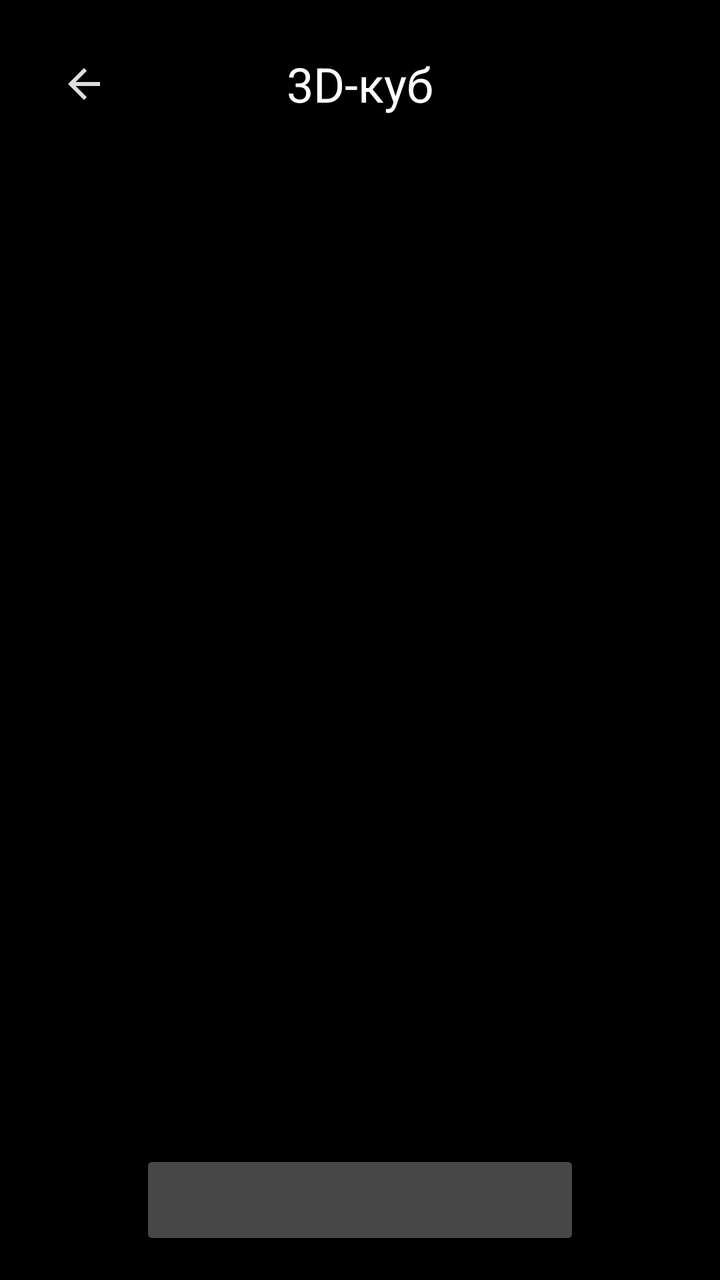
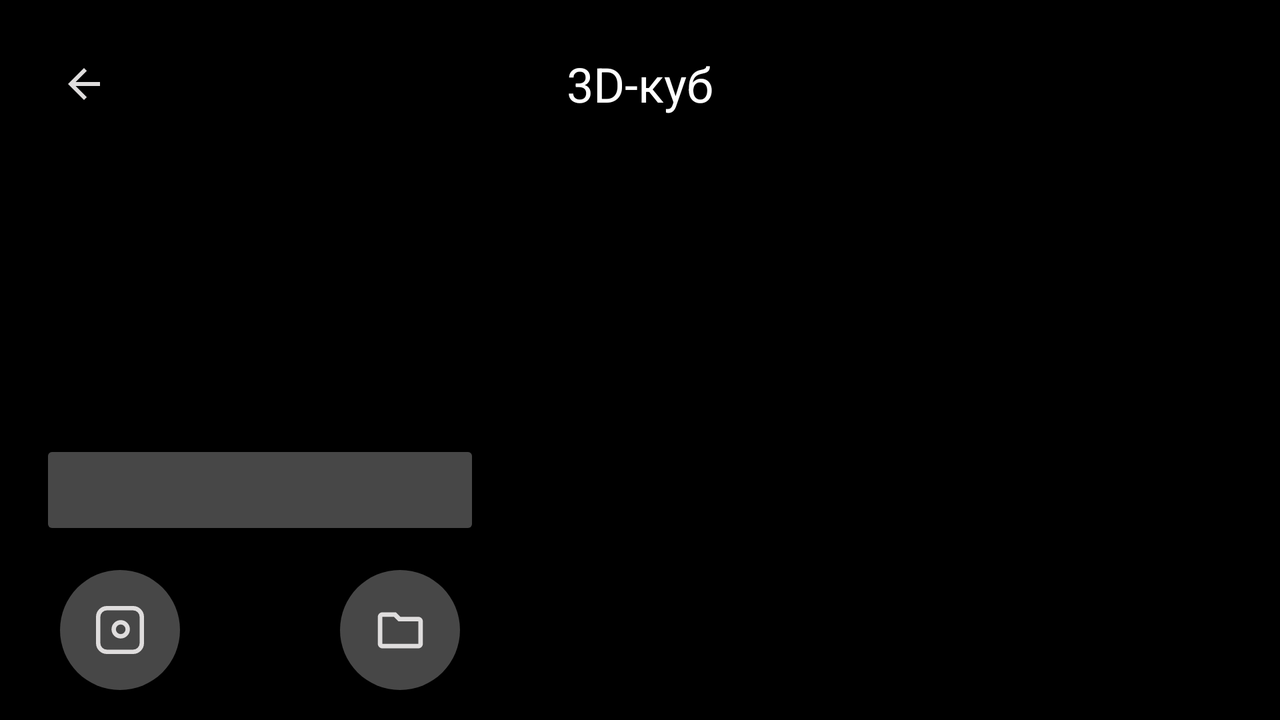

Compare how this app lays out the same screen by default and in its alternative resource folder. The renders come first, then the two layout files and the values they reference.
<!-- AndroidManifest.xml: application theme Theme.VISApp -->
<!-- res/layout/activity_cube.xml -->
<?xml version="1.0" encoding="utf-8"?>
<androidx.constraintlayout.widget.ConstraintLayout xmlns:android="http://schemas.android.com/apk/res/android"
    xmlns:app="http://schemas.android.com/apk/res-auto"
    xmlns:tools="http://schemas.android.com/tools"
    android:id="@+id/cubeActivity"
    android:layout_width="match_parent"
    android:layout_height="match_parent"
    android:background="@color/black"
    tools:context=".CubeActivity">

    <ImageButton
        android:id="@+id/cameraButton"
        android:layout_width="60dp"
        android:layout_height="60dp"
        android:background="@drawable/round_soft_button"
        android:visibility="invisible"
        app:layout_constraintBottom_toBottomOf="parent"
        app:layout_constraintEnd_toStartOf="@+id/modeButton"
        app:layout_constraintStart_toStartOf="parent"
        app:layout_constraintTop_toBottomOf="@+id/cubeImageView"
        app:layout_constraintVertical_bias="0.5"
        app:srcCompat="@drawable/camera_outline_24" />

    <ImageButton
        android:id="@+id/galleryButton"
        android:layout_width="60dp"
        android:layout_height="60dp"
        android:background="@drawable/round_soft_button"
        android:visibility="invisible"
        app:layout_constraintBottom_toBottomOf="parent"
        app:layout_constraintEnd_toEndOf="parent"
        app:layout_constraintStart_toEndOf="@+id/modeButton"
        app:layout_constraintTop_toBottomOf="@+id/cubeImageView"
        app:layout_constraintVertical_bias="0.5"
        app:srcCompat="@drawable/folder_outline_27" />

    <ImageView
        android:id="@+id/cubeImageView"
        android:layout_width="match_parent"
        android:layout_height="match_parent"
        android:layout_marginTop="80dp"
        android:layout_marginBottom="80dp"
        app:layout_constraintBottom_toBottomOf="parent"
        app:layout_constraintEnd_toEndOf="parent"
        app:layout_constraintStart_toStartOf="parent"
        app:layout_constraintTop_toTopOf="parent" />

    <ImageButton
        android:id="@+id/backButton"
        android:layout_width="36dp"
        android:layout_height="36dp"
        android:layout_marginStart="24dp"
        android:layout_marginTop="24dp"
        android:background="@null"
        app:layout_constraintStart_toStartOf="parent"
        app:layout_constraintTop_toTopOf="parent"
        app:srcCompat="@drawable/back_24" />

    <TextView
        android:id="@+id/activityTitle"
        android:layout_width="wrap_content"
        android:layout_height="36dp"
        android:layout_marginTop="24dp"
        android:gravity="center"
        android:text="@string/title_cube"
        android:textColor="@color/white"
        android:textSize="24sp"
        app:layout_constraintEnd_toEndOf="parent"
        app:layout_constraintStart_toStartOf="parent"
        app:layout_constraintTop_toTopOf="parent" />

    <Button
        android:id="@+id/modeButton"
        android:layout_width="220dp"
        android:layout_height="50dp"
        android:backgroundTint="@color/gray"
        android:textSize="16sp"
        app:layout_constraintBottom_toBottomOf="parent"
        app:layout_constraintEnd_toEndOf="parent"
        app:layout_constraintStart_toStartOf="parent"
        app:layout_constraintTop_toBottomOf="@+id/cubeImageView"
        app:layout_constraintVertical_bias="0.5" />
</androidx.constraintlayout.widget.ConstraintLayout>
<!-- resources referenced by this layout -->
<resources>
  <color name="black">#FF000000</color>
  <color name="gray">#FF474747</color>
  <color name="white">#FFFFFFFF</color>
  <!-- drawable back_24 (drawable) -->
  <vector xmlns:android="http://schemas.android.com/apk/res/android"
      android:width="24dp"
      android:height="24dp"
      android:viewportWidth="24"
      android:viewportHeight="24">
      <path
          android:pathData="M20,11H7.83L13.42,5.41L12,4L4,12L12,20L13.41,18.59L7.83,13H20V11Z"
          android:fillColor="#DFDDDD" />
  </vector>
  <!-- drawable camera_outline_24 (drawable) -->
  <vector xmlns:android="http://schemas.android.com/apk/res/android" android:height="24dp" android:viewportHeight="22" android:viewportWidth="22" android:width="24dp">
        
      <path android:fillColor="#00000000" android:pathData="M5,1L17,1A4,4 0,0 1,21 5L21,17A4,4 0,0 1,17 21L5,21A4,4 0,0 1,1 17L1,5A4,4 0,0 1,5 1z" android:strokeColor="#DFDDDD" android:strokeWidth="2"/>
        
      <path android:fillColor="#00000000" android:pathData="M11.323,10.677m-3.206,0a3.206,3.206 0,1 1,6.412 0a3.206,3.206 0,1 1,-6.412 0" android:strokeColor="#DFDDDD" android:strokeWidth="2"/>
      
  </vector>
  <!-- drawable folder_outline_27 (drawable) -->
  <vector xmlns:android="http://schemas.android.com/apk/res/android"
      android:width="27dp"
      android:height="27dp"
      android:viewportWidth="27"
      android:viewportHeight="27">
      <path
          android:pathData="M4.5,22.5C3.881,22.5 3.352,22.28 2.911,21.84C2.471,21.399 2.251,20.869 2.25,20.25V6.75C2.25,6.131 2.47,5.602 2.911,5.161C3.352,4.721 3.882,4.501 4.5,4.5H11.25L13.5,6.75H22.5C23.119,6.75 23.649,6.97 24.09,7.411C24.531,7.852 24.751,8.382 24.75,9V20.25C24.75,20.869 24.53,21.399 24.09,21.84C23.649,22.281 23.119,22.501 22.5,22.5H4.5ZM4.5,20.25H22.5V9H12.572L10.322,6.75H4.5V20.25Z"
          android:fillColor="#dfdddd"/>
  </vector>
  <!-- drawable round_soft_button (drawable) -->
  <?xml version="1.0" encoding="utf-8"?>
  <ripple xmlns:android="http://schemas.android.com/apk/res/android"
      android:color="@color/blur">
      <item>
          <shape android:shape="rectangle">
              <solid android:color="@color/gray" />
              <size
                  android:width="60dp"
                  android:height="60dp" />
              <corners android:radius="30dp" />
          </shape>
      </item>
  </ripple>
  <string name="title_cube">3D-куб</string>
  <style name="Theme.VISApp" parent="Base.Theme.VISApp" />
  <color name="blur">#22000000</color>
  <style name="Base.Theme.VISApp" parent="Theme.Material3.DayNight.NoActionBar">
          
          
      </style>
</resources>
<!-- res/layout-land/activity_cube.xml (the author's variant of the layout above) -->
<!-- drawn on the phone turned sideways -->
<?xml version="1.0" encoding="utf-8"?>
<androidx.constraintlayout.widget.ConstraintLayout xmlns:android="http://schemas.android.com/apk/res/android"
    xmlns:app="http://schemas.android.com/apk/res-auto"
    xmlns:tools="http://schemas.android.com/tools"
    android:id="@+id/cubeActivity"
    android:layout_width="match_parent"
    android:layout_height="match_parent"
    android:background="@color/black"
    tools:context=".CubeActivity">

    <ImageButton
        android:id="@+id/galleryButton"
        android:layout_width="60dp"
        android:layout_height="60dp"
        android:layout_marginEnd="30dp"
        android:background="@drawable/round_soft_button"
        app:layout_constraintBottom_toBottomOf="parent"
        app:layout_constraintEnd_toStartOf="@+id/cubeImageView"
        app:layout_constraintTop_toBottomOf="@+id/modeButton"
        app:srcCompat="@drawable/folder_outline_27" />

    <ImageButton
        android:id="@+id/cameraButton"
        android:layout_width="60dp"
        android:layout_height="60dp"
        android:layout_marginStart="30dp"
        android:background="@drawable/round_soft_button"
        app:layout_constraintBottom_toBottomOf="parent"
        app:layout_constraintStart_toStartOf="parent"
        app:layout_constraintTop_toBottomOf="@+id/modeButton"
        app:srcCompat="@drawable/camera_outline_24" />

    <ImageView
        android:id="@+id/cubeImageView"
        android:layout_width="match_parent"
        android:layout_height="match_parent"
        android:layout_marginLeft="260dp"
        android:layout_marginTop="80dp"
        app:layout_constraintEnd_toEndOf="parent"
        app:layout_constraintStart_toStartOf="parent"
        app:layout_constraintTop_toTopOf="parent" />

    <ImageButton
        android:id="@+id/backButton"
        android:layout_width="36dp"
        android:layout_height="36dp"
        android:layout_marginStart="24dp"
        android:layout_marginTop="24dp"
        android:background="@null"
        app:layout_constraintStart_toStartOf="parent"
        app:layout_constraintTop_toTopOf="parent"
        app:srcCompat="@drawable/back_24" />

    <TextView
        android:id="@+id/activityTitle"
        android:layout_width="wrap_content"
        android:layout_height="36dp"
        android:layout_marginTop="24dp"
        android:gravity="center"
        android:text="@string/title_cube"
        android:textColor="@color/white"
        android:textSize="24sp"
        app:layout_constraintEnd_toEndOf="parent"
        app:layout_constraintStart_toStartOf="parent"
        app:layout_constraintTop_toTopOf="parent" />

    <Button
        android:id="@+id/modeButton"
        android:layout_width="220dp"
        android:layout_height="50dp"
        android:layout_marginBottom="90dp"
        android:backgroundTint="@color/gray"
        android:textColor="@color/white"
        android:textSize="16sp"
        app:layout_constraintBottom_toBottomOf="parent"
        app:layout_constraintEnd_toStartOf="@+id/cubeImageView"
        app:layout_constraintStart_toStartOf="parent" />
</androidx.constraintlayout.widget.ConstraintLayout>
